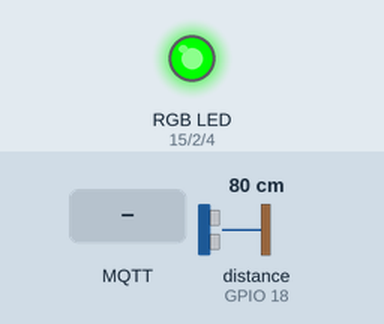
A sketch run on a simulated ESP32. On the bench: an RGB LED mixed from three pins (HIGH = lit). Wiring (inferred from the names in the program): ultrasonic range finder: trigger GPIO 5; echo GPIO 18. The test bench sets the inputs (shaded band); at power-on: distance to the obstacle (sensor on GPIO 18) 80 cm. The echo pulse lasts 58.3 µs per cm; WiFi joins after 1.5 s; servers stay silent unless stated; no MQTT or app messages arrive unless stated; pins used as bus, display or sensor lines are not drawn; what the sketch prints to the serial monitor is not drawn.

Above: at 2.7 s.
2.8 s: distance to the obstacle (sensor on GPIO 18) set to 17 cm
4.7 s: distance to the obstacle (sensor on GPIO 18) set to 14 cm
At 5.9 s:
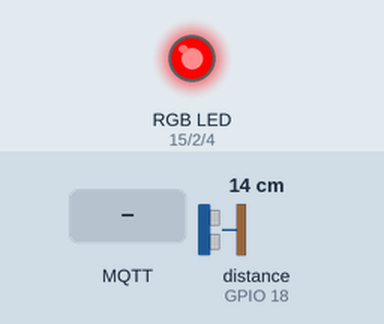
7.0 s: MQTT message "reserved" arrives on the first subscribed topic
At 8.7 s:
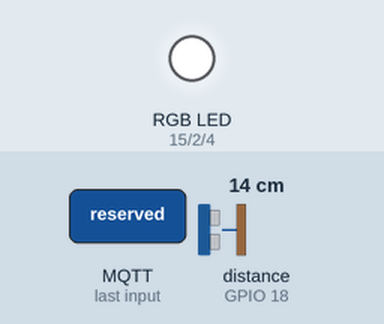
9.0 s: distance to the obstacle (sensor on GPIO 18) set to 18 cm
At 10.3 s:
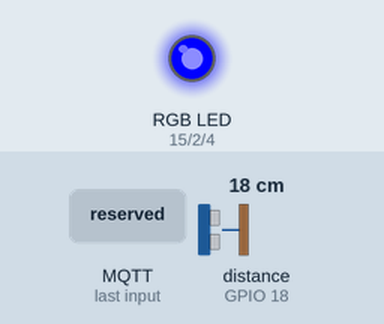
11.0 s: distance to the obstacle (sensor on GPIO 18) set to 2 cm
At 12.7 s:
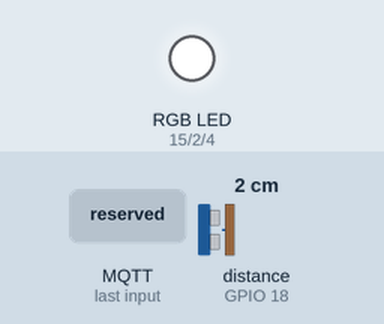
13.0 s: distance to the obstacle (sensor on GPIO 18) set to 35 cm
At 14.7 s:
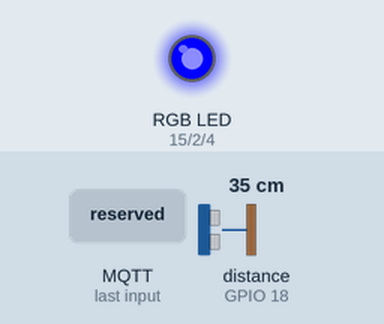
Timing chart, 0 to 16.0 s (numbered marks = the images above; inputs shaded):
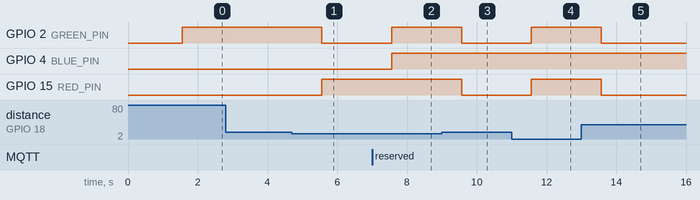

The sketch:

parking_spot_10_design.ino
```cpp
#include <WiFi.h>
#include <PubSubClient.h>

// WIFI
#define WIFI_SSID     "WIFI"
#define WIFI_PASS     "PASSWORD"
#define SPOT_ID       5

#define MQTT_HOST     "IP Add"
#define MQTT_PORT     1883

// ====== PINS ======
// Ultrasonic
#define TRIG_PIN   5
#define ECHO_PIN   18

// RGB LED (common cathode)
#define RED_PIN    15
#define GREEN_PIN  2
#define BLUE_PIN   4

#define DIST_THRESHOLD_CM 15

WiFiClient espClient;
PubSubClient mqtt(espClient);

bool reserved = false;

// ===== MQTT Topics =====
String topicSpot()    { return String("parking/spot/") + String(SPOT_ID); }
String topicControl() { return String("parking/control/") + String(SPOT_ID); }

// ===== LED Control =====
void setLED(bool r, bool g, bool b) {
  digitalWrite(RED_PIN, r);
  digitalWrite(GREEN_PIN, g);
  digitalWrite(BLUE_PIN, b);
}

// ===== Ultrasonic Distance =====
long readUltrasonicCm() {
  digitalWrite(TRIG_PIN, LOW);
  delayMicroseconds(3);
  digitalWrite(TRIG_PIN, HIGH);
  delayMicroseconds(10);
  digitalWrite(TRIG_PIN, LOW);

  long duration = pulseIn(ECHO_PIN, HIGH, 30000); // timeout 30 ms
  long distance = duration * 0.034 / 2;           // convert to cm
  return distance;
}

// ===== MQTT Callback =====
void callback(char* topic, byte* payload, unsigned int length) {
  String msg;
  for (unsigned int i=0; i<length; i++) msg += (char)payload[i];

  if (msg == "reserved") {
    reserved = true;
  } else if (msg == "clear") {
    reserved = false;
  }
}

// ===== WiFi & MQTT Connect =====
void connectWiFi() {
  WiFi.begin(WIFI_SSID, WIFI_PASS);
  while (WiFi.status() != WL_CONNECTED) {
    delay(500);
    Serial.print(".");
  }
  Serial.println("\nWiFi connected");
}

void connectMQTT() {
  while (!mqtt.connected()) {
    if (mqtt.connect("ESP32Client")) {
      mqtt.subscribe(topicControl().c_str());
    } else {
      delay(2000);
    }
  }
}

void setup() {
  Serial.begin(115200);

  pinMode(TRIG_PIN, OUTPUT);
  pinMode(ECHO_PIN, INPUT);
  pinMode(RED_PIN, OUTPUT);
  pinMode(GREEN_PIN, OUTPUT);
  pinMode(BLUE_PIN, OUTPUT);

  connectWiFi();
  mqtt.setServer(MQTT_HOST, MQTT_PORT);
  mqtt.setCallback(callback);
}

void loop() {
  if (!mqtt.connected()) connectMQTT();
  mqtt.loop();

  long distance = readUltrasonicCm();
  bool occupied = (distance > 0 && distance < DIST_THRESHOLD_CM);

  // LED logic
  if (reserved && occupied) {
    setLED(1,1,1);   // Yellow
  } else if (reserved && !occupied) {
    setLED(0,0,1);   // Blue
  } else if (!reserved && occupied) {
    setLED(1,0,0);   // Red
  } else {
    setLED(0,1,0);   // Green
  }

  // Status
  String status;
  if (reserved && occupied)       status = "reserved_occupied";
  else if (reserved && !occupied) status = "reserved_free";
  else if (occupied)              status = "occupied";
  else                            status = "free";

  // Publish JSON
  String payload = "{\"spot\":" + String(SPOT_ID) +
                   ",\"status\":\"" + status + "\"" +
                   ",\"distance_cm\":\"" + String(distance) + "\"" +
                   ",\"ip\":\"" + WiFi.localIP().toString() + "\"}";

  mqtt.publish(topicSpot().c_str(), payload.c_str());

  delay(2000);
}
```

Measured:
- the behaviour switches between 16 and 15 cm on distance to the obstacle (sensor on GPIO 18) (found by bisection; images 0 and 1)
- after the input at 2.8 s, every drawn part: stays the same
- after the input at 4.7 s, GPIO 2 (GREEN_PIN): HIGH → LOW after 0.86 s; GPIO 15 (RED_PIN): LOW → HIGH after 0.86 s
- after the input at 7.0 s, GPIO 2 (GREEN_PIN), GPIO 4 (BLUE_PIN): LOW → HIGH after 0.56 s
- after the input at 9.0 s, GPIO 2 (GREEN_PIN), GPIO 15 (RED_PIN): HIGH → LOW after 0.57 s
- after the input at 11.0 s, GPIO 2 (GREEN_PIN), GPIO 15 (RED_PIN): LOW → HIGH after 0.57 s
- after the input at 13.0 s, GPIO 2 (GREEN_PIN), GPIO 15 (RED_PIN): HIGH → LOW after 0.57 s
